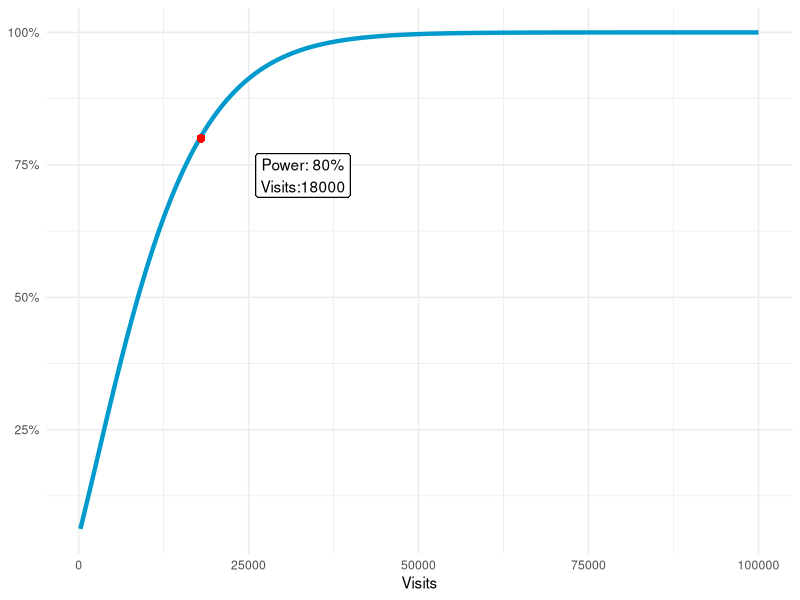
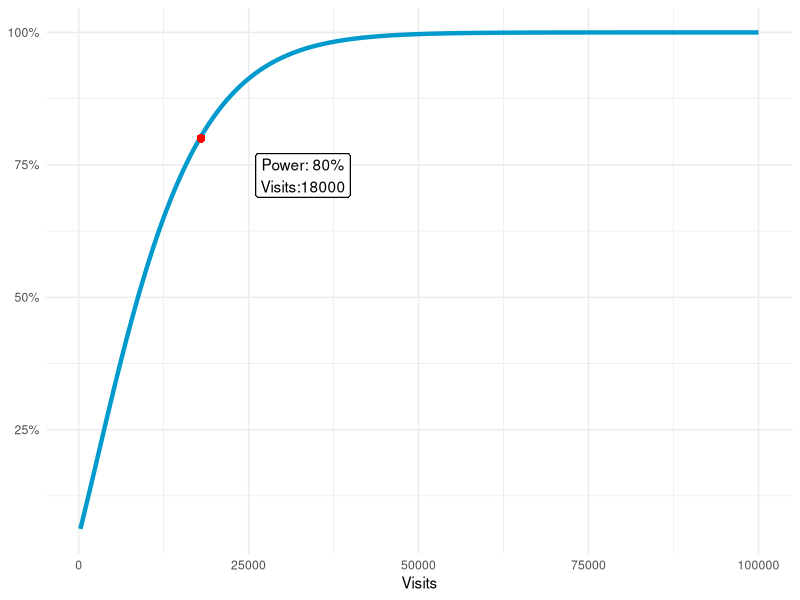

These figures' R source, in order:
require(pwr)
require(ggplot2)
require(scales)

n <- seq(250, 100000, by = 250)
p1 <- 0.2
uplift <- 0.06
p2 <- p1*(1 + uplift)

desired_power <- 0.8
sig <- 0.05

power <- sapply(
        n,
        function(.) pwr.2p.test(h = ES.h(p1 = p2, p2 = p1),
                                n = .,
                                sig.level = sig)$power
)

d <- data.frame(n, power)



necessary_n <- with(d,
     n[which(power > desired_power)[1]]
     )

plot_01 <- ggplot(d, aes(x = n, y = power)) +
        theme_minimal()+
        geom_line(size = 1.5, color = "deepskyblue3") +
        scale_y_continuous(name = NULL,
                           labels = percent
        ) +
        xlab("Visits") +
        geom_point(aes(x = necessary_n, y = desired_power),
                   color = "red", size = 2) +
        geom_label(aes(x = necessary_n, y = desired_power),
                   label  = paste0("Power: ", percent(desired_power), "\n",
                                   "Visits:", necessary_n
                        ),
                   position = position_nudge(x = 0.15 * max(n),
                                             y = -0.07 * max(power)
                   ))


plot_01

conclusion <- paste("To test", percent(uplift),  "uplift from", percent(p1), "convertion rate you need at least", necessary_n, "visits to achieve power of", desired_power, "at", sig, "significance level.")

conclusion <- paste("To test", percent(uplift),  "uplift from", percent(p1), "convertion rate you need at least", necessary_n, "visits to be confident that there is an", percent(desired_power), "of chance  even with less than", percent(sig), "random chance.")

conclusion <- paste("You need", necessary_n, "visitors to make sure that your A/B test has a", percent(desired_power), "probability to confirm if Plan B will produce a", percent(uplift), "uplift from Plan A's", percent(p1), "conversion rate to", percent(p2), ", due to less than", percent(sig), "random chance.")


# Echo
plot_01
cat(conclusion)
